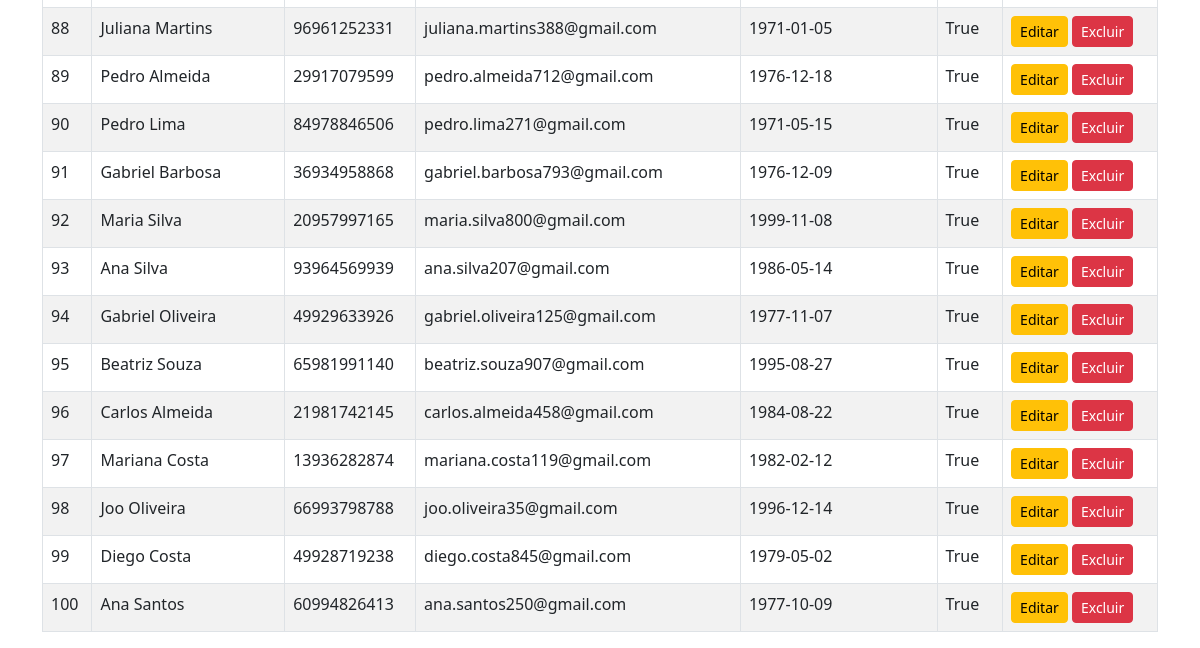
Before: /clientes (lower part) with the older database file.
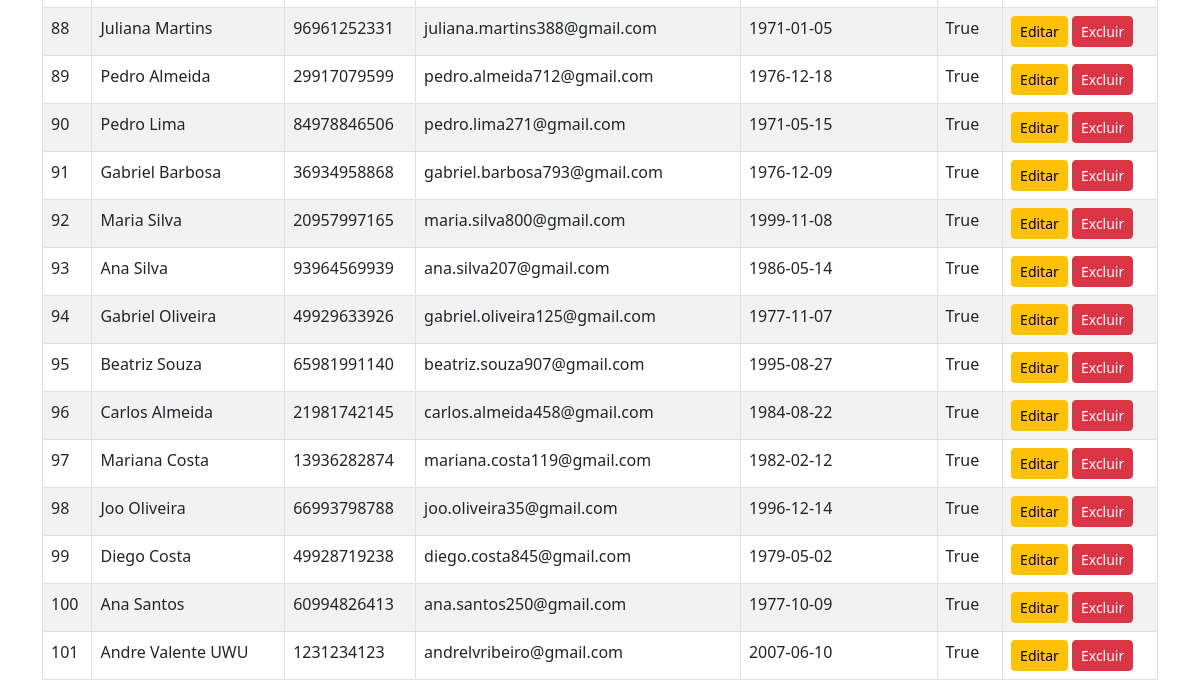
After: the same page with the newer database file.
### models.py (models this page shows)
class Cliente(db.Model): # criação da classe Cliente
    id = db.Column(db.Integer, primary_key=True) #chave primária com auto incremento
    nome = db.Column(db.String(200))
    telefone = db.Column(db.String(30))
    email = db.Column(db.String(200))
    data_nascimento = db.Column(db.Date)
    ativo = db.Column(db.Boolean, default=True)

### app.py (the view, shortened to what this page needs)
@app.route('/clientes', methods=['GET'])
def clientes():
    busca = request.args.get('busca', '') # coletar o input da busca
    if busca == '': # se nao foi digitado nada
        clientes = Cliente.query.all() # coleta todos os registros do banco
    return render_template('clientes.html', clientes=clientes) # retorna renderizando a tela clientes.html

### templates/clientes.html (shortened to what this page needs)
<!DOCTYPE html>
<html>
<head>
    <link href="https://cdn.jsdelivr.net/npm/bootstrap@5.3.0/dist/css/bootstrap.min.css" rel="stylesheet">
</head>
<body>
    <div class="container mt-4">
        <table class="table table-striped table-bordered mt-3">
            {% for cliente in clientes %}
            <tr>
                <td>{{ cliente.id }}</td>
                <td>{{ cliente.nome }}</td>
                <td>{{ cliente.telefone }}</td>
                <td>{{ cliente.email }}</td>
                <td>{{ cliente.data_nascimento }}</td>
                <td>{{ cliente.ativo }}</td>
                <td>
                    <a href="/clientes/editar/{{ cliente.id }}" class="btn btn-sm btn-warning">Editar</a>
                    <a href="/clientes/excluir/{{ cliente.id }}" class="btn btn-sm btn-danger">Excluir</a>
                </td>
            </tr>
            {% endfor %}
        </table>
    </div>
</body>
</html>

Changed rows visible on the page:
added Cliente: id "101", nome "Andre Valente UWU", telefone "1231234123", email "andrelvribeiro@gmail.com", data_nascimento "2007-06-10", ativo "True"
